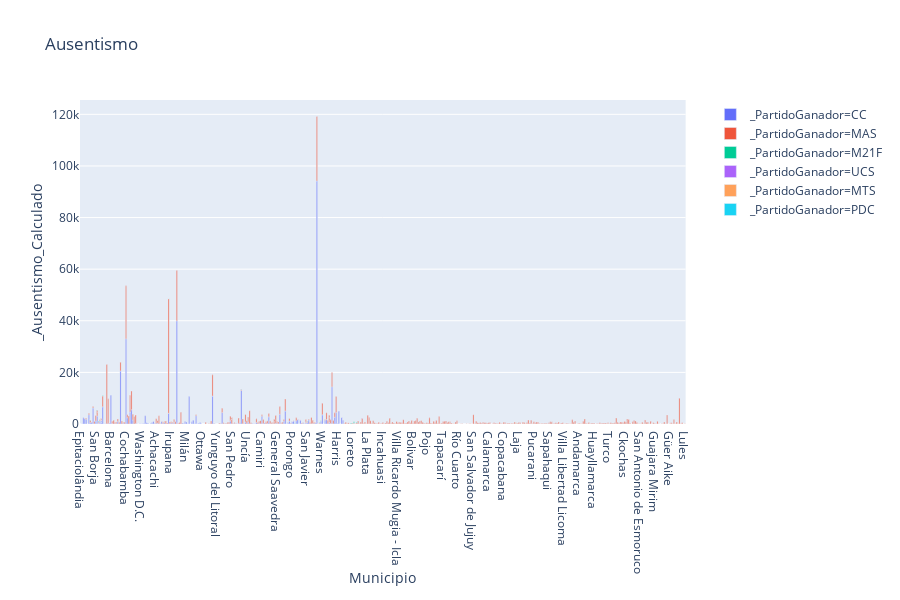

Notebook code for this chart:
### Markdown cell above
## Ausentismo por municipio y partido ganador

### Code cell
configure_plotly_browser_state()
fig = px.bar(df_ausentismo_calculado, x="Municipio", y="_Ausentismo_Calculado", title="Ausentismo", color='_PartidoGanador')
fig.show()

### Figure 1 — Plotly figure (JSON) as saved in the notebook; plotly's stock layout.template omitted (floating-point values rounded to 4 significant figures; data arrays with more than 128 entries replaced by an {"elided": "..."} marker saying what was removed)
{"data": [{"textposition": "auto", "hovertemplate": "_PartidoGanador=CC<br>Municipio=%{x}<br>_Ausentismo_Calculado=%{y}", "showlegend": true, "legendgroup": "_PartidoGanador=CC", "name": "_PartidoGanador=CC", "yaxis": "y", "y": {"elided": "198 int values"}, "hoverlabel": {"namelength": 0}, "offsetgroup": "_PartidoGanador=CC", "xaxis": "x", "marker": {"color": "#636efa"}, "x": {"elided": "198 str values"}, "alignmentgroup": "True", "type": "bar", "orientation": "v"}, {"textposition": "auto", "hovertemplate": "_PartidoGanador=MAS<br>Municipio=%{x}<br>_Ausentismo_Calculado=%{y}", "showlegend": true, "legendgroup": "_PartidoGanador=MAS", "name": "_PartidoGanador=MAS", "yaxis": "y", "y": {"elided": "404 int values"}, "hoverlabel": {"namelength": 0}, "offsetgroup": "_PartidoGanador=MAS", "xaxis": "x", "marker": {"color": "#EF553B"}, "x": {"elided": "404 str values"}, "alignmentgroup": "True", "type": "bar", "orientation": "v"}, {"textposition": "auto", "hovertemplate": "_PartidoGanador=M21F<br>Municipio=%{x}<br>_Ausentismo_Calculado=%{y}", "showlegend": true, "legendgroup": "_PartidoGanador=M21F", "name": "_PartidoGanador=M21F", "yaxis": "y", "y": [40, 11, 61, 219, 630, 94, 38, 3, 32, 246, 278, 62, 5, 164, 41, 2, 29, 15, 15, 3, 22, 13, 67, 14, 1, 7, 95, 3, 23, 7, 119, 112], "hoverlabel": {"namelength": 0}, "offsetgroup": "_PartidoGanador=M21F", "xaxis": "x", "marker": {"color": "#00cc96"}, "x": ["Baures", "Exaltación", "Guayaramerín", "Huacaraje", "Magdalena", "Puerto Menor de Rurrenabaque", "Puerto Siles", "San Borja", "San Javier", "San Joaquín", "San Ramón", "Santa Ana", "Santa Rosa", "Trinidad", "El Alto", "Ixiamas", "San Pedro", "Cabezas", "Concepción", "Moromoro", "Okinawa Uno", "Porongo", "Postrervalle", "Pucará", "Roboré", "San Antonio de Lomerio", "San Ignacio", "San Miguel", "Santa Cruz de La Sierra", "Trigal", "Urubicha", "Vallegrande"], "alignmentgroup": "True", "type": "bar", "orientation": "v"}, {"textposition": "auto", "hovertemplate": "_PartidoGanador=UCS<br>Municipio=%{x}<br>_Ausentismo_Calculado=%{y}", "showlegend": true, "legendgroup": "_PartidoGanador=UCS", "name": "_PartidoGanador=UCS", "yaxis": "y", "y": [82, 8, 19], "hoverlabel": {"namelength": 0}, "offsetgroup": "_PartidoGanador=UCS", "xaxis": "x", "marker": {"color": "#ab63fa"}, "x": ["Esteban Echeverría", "El Alto", "San Pedro de Tiquina"], "alignmentgroup": "True", "type": "bar", "orientation": "v"}, {"textposition": "auto", "hovertemplate": "_PartidoGanador=MTS<br>Municipio=%{x}<br>_Ausentismo_Calculado=%{y}", "showlegend": true, "legendgroup": "_PartidoGanador=MTS", "name": "_PartidoGanador=MTS", "yaxis": "y", "y": [10, 44, 127], "hoverlabel": {"namelength": 0}, "offsetgroup": "_PartidoGanador=MTS", "xaxis": "x", "marker": {"color": "#FFA15A"}, "x": ["Caranavi", "Guanay", "Jesús de Machaka"], "alignmentgroup": "True", "type": "bar", "orientation": "v"}, {"textposition": "auto", "hovertemplate": "_PartidoGanador=PDC<br>Municipio=%{x}<br>_Ausentismo_Calculado=%{y}", "showlegend": true, "legendgroup": "_PartidoGanador=PDC", "name": "_PartidoGanador=PDC", "yaxis": "y", "y": [9, 18, 2, 15, 26, 2, 3, 15, 53, 88, 14, 12, 13, 13], "hoverlabel": {"namelength": 0}, "offsetgroup": "_PartidoGanador=PDC", "xaxis": "x", "marker": {"color": "#19d3f3"}, "x": ["Guanay", "Pelechuco", "Santiago de Machaca", "Sorata", "Tacacoma", "Yanacachi", "Sabaya", "Turco", "Colcha K", "Potosí", "Uncía", "Concepción", "Cuatro Cañadas", "El Puente"], "alignmentgroup": "True", "type": "bar", "orientation": "v"}], "layout": {"title": {"text": "Ausentismo"}, "yaxis": {"domain": [0, 1], "anchor": "x", "title": {"text": "_Ausentismo_Calculado"}}, "height": 600, "barmode": "relative", "xaxis": {"domain": [0, 0.98], "anchor": "y", "title": {"text": "Municipio"}}, "legend": {"tracegroupgap": 0}}}
